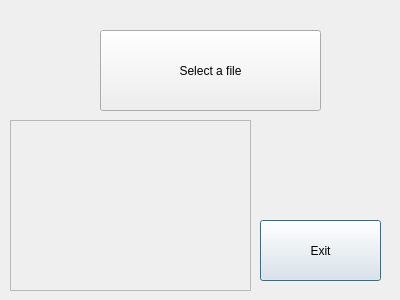
<?xml version="1.0" encoding="UTF-8"?>
<ui version="4.0">
 <class>InferenceWindow</class>
 <widget class="QDialog" name="InferenceWindow">
  <property name="geometry">
   <rect>
    <x>0</x>
    <y>0</y>
    <width>400</width>
    <height>300</height>
   </rect>
  </property>
  <property name="windowTitle">
   <string>Dialog</string>
  </property>
  <widget class="QPushButton" name="pushButton">
   <property name="geometry">
    <rect>
     <x>260</x>
     <y>220</y>
     <width>121</width>
     <height>61</height>
    </rect>
   </property>
   <property name="text">
    <string>Exit</string>
   </property>
  </widget>
  <widget class="QPushButton" name="pushButton_2">
   <property name="geometry">
    <rect>
     <x>100</x>
     <y>30</y>
     <width>221</width>
     <height>81</height>
    </rect>
   </property>
   <property name="text">
    <string>Select a file</string>
   </property>
  </widget>
  <widget class="QScrollArea" name="scrollArea">
   <property name="geometry">
    <rect>
     <x>10</x>
     <y>120</y>
     <width>241</width>
     <height>171</height>
    </rect>
   </property>
   <property name="widgetResizable">
    <bool>true</bool>
   </property>
   <widget class="QWidget" name="scrollAreaWidgetContents">
    <property name="geometry">
     <rect>
      <x>0</x>
      <y>0</y>
      <width>239</width>
      <height>169</height>
     </rect>
    </property>
   </widget>
  </widget>
 </widget>
 <resources/>
 <connections/>
</ui>
